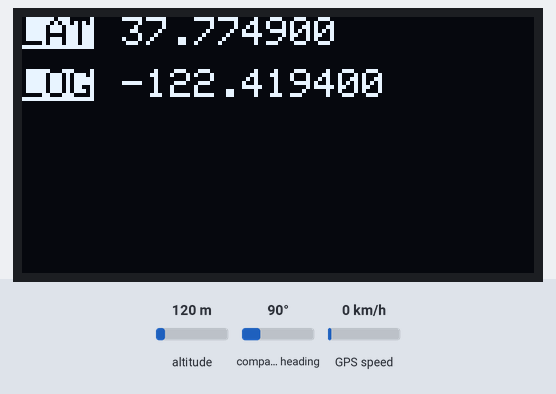
Bench run of a sketch on a simulated ESP32. On the bench: 128×64 one-colour display. The test bench sets the inputs (shaded band); at power-on: altitude 120 m, compass heading 90°, GPS speed 0 km/h. Storage starts empty; the GPS gets a fix after 3 s at 37.7749, -122.4194 with 8 satellites; what the sketch prints to the serial monitor is not drawn.

Above: at 5.1 s.

The sketch:

008_GPSLogLCD.ino
```cpp
    /******************************************************************************
  CSV_Logger_TinyGPSPlus.ino
  Log GPS data to a CSV file on a uSD card
  By Jim Lindblom @ SparkFun Electronics
  February 9, 2016
  https://github.com/sparkfun/GPS_Shield

  This example uses SoftwareSerial to communicate with the GPS module on
  pins 8 and 9, then communicates over SPI to log that data to a uSD card.

  It uses the TinyGPS++ library to parse the NMEA strings sent by the GPS module,
  and prints interesting GPS information - comma separated - to a newly created
  file on the SD card.

  Resources:
  TinyGPS++ Library  - https://github.com/mikalhart/TinyGPSPlus/releases
  SD Library (Built-in)
  SoftwareSerial Library (Built-in)

  Development/hardware environment specifics:
  Arduino IDE 1.6.7
  GPS Logger Shield v2.0 - Make sure the UART switch is set to SW-UART
  Arduino Uno, RedBoard, Pro, etc.
******************************************************************************/

#include <SPI.h>
#include <SD.h>
#include <TinyGPS++.h>

#define ARDUINO_USD_CS 15 // uSD card CS pin (pin 10 on SparkFun GPS Logger Shield)
//******************************
#include <Adafruit_GFX.h>               // Подключение библиотеки Adafruit_GFX
#include <Adafruit_SSD1306.h>           // Подключение библиотеки Adafruit_SSD1306
#define SCREEN_WIDTH 128 // OLED display width, in pixels
#define SCREEN_HEIGHT 64 // OLED display height, in pixels
#define OLED_RESET 1  //Если ваш OLED дисплей не имеет pin сброса, вы должны установить переменную OLED_RESET в значение -1
//Adafruit_SSD1306 display(OLED_RESET);
Adafruit_SSD1306 display(SCREEN_WIDTH, SCREEN_HEIGHT, &Wire, OLED_RESET);


// Log File Defintions //
// Keep in mind, the SD library has max file name lengths of 8.3 - 8 char prefix,
// and a 3 char suffix.
// Our log files are called "gpslogXX.csv, so "gpslog99.csv" is our max file.
#define LOG_FILE_PREFIX "gpslog" // Name of the log file.
#define MAX_LOG_FILES 100 // Number of log files that can be made
#define LOG_FILE_SUFFIX "csv" // Suffix of the log file
char logFileName[13]; // Char string to store the log file name
// Data to be logged:
#define LOG_COLUMN_COUNT 8
char * log_col_names[LOG_COLUMN_COUNT] = {
  "longitude", "latitude", "altitude", "speed", "course", "date", "time", "satellites"
}; // log_col_names is printed at the top of the file.

// Log Rate Control //
#define LOG_RATE 5000 // Log every 5 seconds
unsigned long lastLog = 0; // Global var to keep of last time we logged

// TinyGPS Definitions //
TinyGPSPlus tinyGPS; // tinyGPSPlus object to be used throughout
#define GPS_BAUD 9600 // GPS module's default baud rate

// GPS Serial Port Definitions //
// If you're using an Arduino Uno, RedBoard, or any board that uses the
// 0/1 UART for programming/Serial monitor-ing, use SoftwareSerial:
#include <SoftwareSerial.h>
#define ARDUINO_GPS_RX 5 // GPS TX, Arduino RX pin
#define ARDUINO_GPS_TX 4 // GPS RX, Arduino TX pin
SoftwareSerial ssGPS(ARDUINO_GPS_TX, ARDUINO_GPS_RX); // Create a SoftwareSerial

// Set gpsPort to either ssGPS if using SoftwareSerial or Serial1 if using an
// Arduino with a dedicated hardware serial port
#define gpsPort ssGPS  // Alternatively, use Serial1 on the Leonardo

// Define the serial monitor port. On the Uno, and Leonardo this is 'Serial'
//  on other boards this may be 'SerialUSB'
#define SerialMonitor Serial


//***SETUP***//
void setup()
{
  SerialMonitor.begin(9600);
  gpsPort.begin(GPS_BAUD);

  SerialMonitor.println("Setting up SD card.");
  // see if the card is present and can be initialized:
  if (!SD.begin(ARDUINO_USD_CS))
  {
    SerialMonitor.println("Error initializing SD card.");
  }
  updateFileName(); // Each time we start, create a new file, increment the number
  printHeader(); // Print a header at the top of the new file

//***************************************************
Wire.begin(2,0);
display.begin(SSD1306_SWITCHCAPVCC, 0x3c); // Указываем адрес дисплея
display.clearDisplay();


}//END SETUP

//***LOOP***//
void loop()
{
  logGPSData();

//******************************************************


}//END LOOP


//************************************************************
void  logGPSData(){
    if ((lastLog + LOG_RATE) <= millis())
  { // If it's been LOG_RATE milliseconds since the last log:
    if (tinyGPS.location.isUpdated()) // If the GPS data is vaild
    {
      if (saveGPSDataToFile()) // Log the GPS data
      {
      unsigned long timing;
      if(millis()-timing>=1000){
        timing=millis();

        display.clearDisplay();                    // Очищаем дисплей
        //LAT
        display.setTextSize(1);                    // Устанавливаем размер шрифта
        display.setTextColor(BLACK, WHITE);        // Цвет фона
        display.setCursor(0,0);                    // Установить позицию x, y для отображения
        display.println("LAT");                    // Отправка текста

        display.setCursor(25,0);                   // Установить позицию x, y для отображения
        display.setTextSize(1);                    // Устанавливаем размер шрифта
        display.setTextColor(WHITE);               // Установить белый текст, черный фон
        display.println(tinyGPS.location.lat(), 6);// Отправка текста
        //LOG
        display.setTextSize(1);                    // Устанавливаем размер шрифта
        display.setTextColor(BLACK, WHITE);        // Цвет фона
        display.setCursor(0,13);                   // Установить позицию x, y для отображения
        display.println("LOG");                    // Отправка текста
        display.setCursor(25,13);                  // Установить позицию x, y для отображения
        display.setTextSize(1);                    // Устанавливаем размер шрифта
        display.setTextColor(WHITE);               // Установить белый текст, черный фон
        display.println(tinyGPS.location.lng(), 6);                 // Отправка текста

      display.display();
      }


        SerialMonitor.println("GPS logged."); // Print a debug message
        lastLog = millis(); // Update the lastLog variable


      }
      else // If we failed to log GPS
      { // Print an error, don't update lastLog
        SerialMonitor.println("Failed to log new GPS data.");
      }
    }
    else // If GPS data isn't valid
    {
      // Print a debug message. Maybe we don't have enough satellites yet.
      SerialMonitor.print("No GPS data. Sats: ");
      SerialMonitor.println(tinyGPS.satellites.value());
    }
  }

  // If we're not logging, continue to "feed" the tinyGPS object:
  while (gpsPort.available())
    tinyGPS.encode(gpsPort.read());
  }

//************************************************************
byte saveGPSDataToFile()
{
  File logFile = SD.open(logFileName, FILE_WRITE); // Open the log file

  if (logFile)
  { // Print longitude, latitude, altitude (in feet), speed (in mph), course
    // in (degrees), date, time, and number of satellites.
    logFile.print(tinyGPS.location.lng(), 6);
    logFile.print(';');
    logFile.print(tinyGPS.location.lat(), 6);
    logFile.print(';');
    logFile.print(tinyGPS.altitude.feet(), 1);
    logFile.print(';');
    logFile.print(tinyGPS.speed.mph(), 1);
    logFile.print(';');
    logFile.print(tinyGPS.course.deg(), 1);
    logFile.print(';');
    logFile.print(tinyGPS.date.value());
    logFile.print(';');
    logFile.print(tinyGPS.time.value());
    logFile.print(';');
    logFile.print(tinyGPS.satellites.value());
    logFile.println();
    logFile.close();


  //*********************************
    return 1; // Return success
  }

  return 0; // If we failed to open the file, return fail
}

//************************************************************
// printHeader() - prints our eight column names to the top of our log file
void printHeader()
{
  File logFile = SD.open(logFileName, FILE_WRITE); // Open the log file

  if (logFile) // If the log file opened, print our column names to the file
  {
    int i = 0;
    for (; i < LOG_COLUMN_COUNT; i++)
    {
      logFile.print(log_col_names[i]);
      if (i < LOG_COLUMN_COUNT - 1) // If it's anything but the last column
        logFile.print(';'); // print a comma
      else // If it's the last column
        logFile.println(); // print a new line
    }
    logFile.close(); // close the file
  }
}

//************************************************************
// updateFileName() - Looks through the log files already present on a card,
// and creates a new file with an incremented file index.
void updateFileName()
{
  int i = 0;
  for (; i < MAX_LOG_FILES; i++)
  {
    memset(logFileName, 0, strlen(logFileName)); // Clear logFileName string
    // Set logFileName to "gpslogXX.csv":
    sprintf(logFileName, "%s%d.%s", LOG_FILE_PREFIX, i, LOG_FILE_SUFFIX);
    if (!SD.exists(logFileName)) // If a file doesn't exist
    {
      break; // Break out of this loop. We found our index
    }
    else // Otherwise:
    {
      SerialMonitor.print(logFileName);
      SerialMonitor.println(" exists"); // Print a debug statement
    }
  }
  SerialMonitor.print("File name: ");
  SerialMonitor.println(logFileName); // Debug print the file name
}
```
